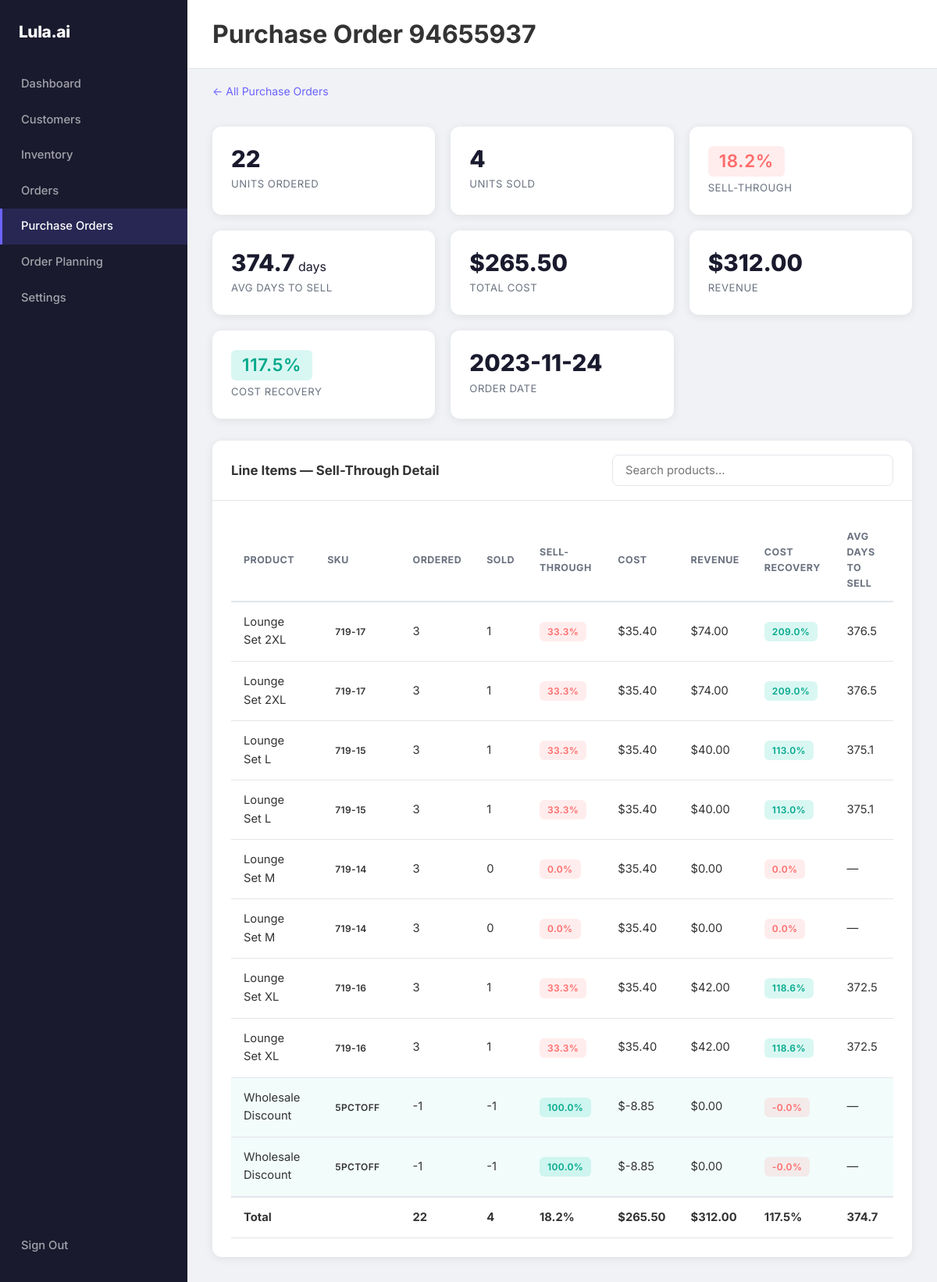
Screenshot of /purchase-orders/94655937 with the database file from the repository.
### tables this page shows
CREATE TABLE PurchaseOrders (
    OrderID TEXT PRIMARY KEY,
    OrderNumber TEXT UNIQUE NOT NULL,
    OrderEmail TEXT NOT NULL,
    OrderDate DATETIME NOT NULL,
    Subtotal REAL NOT NULL,
    Shipping REAL NOT NULL,
    Taxes REAL NOT NULL,
    Total REAL NOT NULL,
    Pieces REAL NOT NULL
);

CREATE TABLE Products (
    ProductID TEXT PRIMARY KEY NOT NULL,
    ProductSKU TEXT UNIQUE NOT NULL,
    ProductName TEXT NOT NULL,
    ProductSize TEXT NOT NULL,
    ProductStyle TEXT NOT NULL,
    UnitPrice REAL NOT NULL,
    InvProductName TEXT NOT NULL,
    ProductCategory TEXT NULL
, SizeNormalized TEXT, SizingFamily TEXT, ProductFamily TEXT);

### app/routes.py (the view)
@app.route("/purchase-orders/<order_number>")
def purchase_order_detail(order_number):
    conn = get_conn()
    po = conn.execute(
        "SELECT * FROM PurchaseOrders WHERE OrderNumber = ?", (order_number,)
    ).fetchone()
    if not po:
        conn.close()
        return "Purchase order not found", 404
    po = dict(po)
    items = [dict(r) for r in conn.execute(
        "WITH " + _MATCHED_SALES_CTE +
        "SELECT "
        "  poi.ProductSKU, poi.ProductName AS POProductName, "
        "  poi.Quantity AS UnitsOrdered, poi.CostPerUnit, poi.TotalCost, "
        "  p.InvProductName, p.UnitPrice AS RetailPrice, "
        "  COUNT(ms.OrderItemID) AS UnitsSold, "
        "  COALESCE(SUM(ms.TotalPrice), 0) AS Revenue, "
        "  CASE WHEN COUNT(ms.OrderItemID) > 0 "
        "       THEN ROUND(AVG(JULIANDAY(ms.PaidDate) - JULIANDAY(po.OrderDate)), 1) "
        "       ELSE NULL END AS AvgDaysToSell "
        "FROM PurchaseOrderItems poi "
        "JOIN PurchaseOrders po ON poi.OrderNumber = po.OrderNumber "
        "LEFT JOIN Products p ON p.ProductSKU = poi.ProductSKU "
        "LEFT JOIN matched_sales ms ON ms.ProductSKU = poi.ProductSKU "
        "  AND ms.PaidDate >= po.OrderDate "
        "WHERE poi.OrderNumber = ? "
        "GROUP BY poi.PurchaseItemID, poi.ProductSKU, poi.ProductName, "
        "         poi.Quantity, poi.CostPerUnit, poi.TotalCost, "
        "         p.InvProductName, p.UnitPrice "
        "ORDER BY poi.ProductName",
        (order_number,)
    ).fetchall()]
    conn.close()
    for item in items:
        units_ordered = item['UnitsOrdered'] or 1
        units_sold = item['UnitsSold'] or 0
        sold_capped = min(units_sold, units_ordered)
        item['UnitsSoldCapped'] = sold_capped
        item['SellThroughPct'] = round(sold_capped / units_ordered * 100, 1)
        cost = float(item['TotalCost'] or 0)
        revenue = float(item['Revenue'] or 0)
        item['TotalCost'] = cost
        item['Revenue'] = revenue
        item['CostRecoveryPct'] = round(revenue / cost * 100, 1) if cost else 0
    total_ordered = sum(i['UnitsOrdered'] or 0 for i in items)
    total_sold = sum(i['UnitsSoldCapped'] for i in items)
    total_cost = sum(i['TotalCost'] for i in items)
    total_revenue = sum(i['Revenue'] for i in items)
    sell_thru_pct = round(total_sold / total_ordered * 100, 1) if total_ordered else 0
    cost_recov_pct = round(total_revenue / total_cost * 100, 1) if total_cost else 0
    days_list = [i['AvgDaysToSell'] for i in items if i['AvgDaysToSell'] is not None]
    avg_days = round(sum(days_list) / len(days_list), 1) if days_list else None
    return render_template(
        'purchase_order_detail.html',
        po=po,
        items=items,
        total_ordered=total_ordered,
        total_sold=total_sold,
        sell_thru_pct=sell_thru_pct,
        total_cost=total_cost,
        total_revenue=total_revenue,
        cost_recov_pct=cost_recov_pct,
        avg_days=avg_days,
    )

### app/db.py (called while the page is built)
def get_conn():
    conn = sqlite3.connect(current_app.config['DB_PATH'])
    conn.row_factory = sqlite3.Row
    return conn

### app/templates/purchase_order_detail.html (shortened to what this page needs)
{% extends "base.html" %}
{% set active_page = 'purchase_orders' %}
{% block page_title %}Purchase Order {{ po.OrderNumber }}{% endblock %}
{% block content %}
<div style="padding: 16px 32px 4px;">
    <a href="/purchase-orders" style="color: var(--primary); text-decoration: none; font-size: 14px;">← All Purchase Orders</a>
</div>
<div class="stats-grid">
    <div class="stat-card">
        <div class="stat-value">{{ total_ordered }}</div>
        <div class="stat-label">Units Ordered</div>
    </div>
    <div class="stat-card">
        <div class="stat-value">{{ total_sold }}</div>
        <div class="stat-label">Units Sold</div>
    </div>
    <div class="stat-card">
        <div class="stat-value">
            <span class="badge {% if sell_thru_pct >= 75 %}badge-high{% elif sell_thru_pct >= 40 %}badge-medium{% else %}badge-low{% endif %}" style="font-size: 1.4rem; padding: 6px 14px;">
                {{ sell_thru_pct }}%
            </span>
        </div>
        <div class="stat-label">Sell-Through</div>
    </div>
    <div class="stat-card">
        <div class="stat-value">{{ avg_days if avg_days is not none else '—' }}{% if avg_days is not none %}<span style="font-size:1rem;font-weight:400;"> days</span>{% endif %}</div>
        <div class="stat-label">Avg Days to Sell</div>
    </div>
    <div class="stat-card">
        <div class="stat-value">${{ "%.2f" | format(total_cost) }}</div>
        <div class="stat-label">Total Cost</div>
    </div>
    <div class="stat-card">
        <div class="stat-value">${{ "%.2f" | format(total_revenue) }}</div>
        <div class="stat-label">Revenue</div>
    </div>
    <div class="stat-card">
        <div class="stat-value">
            <span class="badge {% if cost_recov_pct >= 100 %}badge-high{% elif cost_recov_pct >= 60 %}badge-medium{% else %}badge-low{% endif %}" style="font-size: 1.4rem; padding: 6px 14px;">
                {{ cost_recov_pct }}%
            </span>
        </div>
        <div class="stat-label">Cost Recovery</div>
    </div>
    <div class="stat-card">
        <div class="stat-value">{{ po.OrderDate[:10] if po.OrderDate else '—' }}</div>
        <div class="stat-label">Order Date</div>
    </div>
</div>
<div style="padding: 0 32px 32px;">
    <div class="card">
        <div class="card-header">
            <h3>Line Items — Sell-Through Detail</h3>
            <input type="text" class="search-box" id="itemSearch" placeholder="Search products...">
        </div>
        <div class="card-body">
            {% if items %}
            <table class="data-table" id="itemTable">
                <thead>
                    <tr>
                        <th>Product</th>
                        <th>SKU</th>
                        <th>Ordered</th>
                        <th>Sold</th>
                        <th>Sell-Through</th>
                        <th>Cost</th>
                        <th>Revenue</th>
                        <th>Cost Recovery</th>
                        <th>Avg Days to Sell</th>
                    </tr>
                </thead>
                <tbody>
                    {% for item in items %}
                    <tr {% if item.UnitsSoldCapped >= item.UnitsOrdered %}class="po-has-qty"{% endif %}>
                        <td>{{ item.InvProductName or item.POProductName }}</td>
                        <td><span class="badge">{{ item.ProductSKU }}</span></td>
                        <td>{{ item.UnitsOrdered }}</td>
                        <td>{{ item.UnitsSoldCapped }}</td>
                        <td>
                            <span class="badge {% if item.SellThroughPct >= 75 %}badge-high{% elif item.SellThroughPct >= 40 %}badge-medium{% else %}badge-low{% endif %}">
                                {{ item.SellThroughPct }}%
                            </span>
                        </td>
                        <td>${{ "%.2f" | format(item.TotalCost) }}</td>
                        <td>${{ "%.2f" | format(item.Revenue) }}</td>
                        <td>
                            <span class="badge {% if item.CostRecoveryPct >= 100 %}badge-high{% elif item.CostRecoveryPct >= 60 %}badge-medium{% else %}badge-low{% endif %}">
                                {{ item.CostRecoveryPct }}%
                            </span>
                        </td>
                        <td>{{ item.AvgDaysToSell if item.AvgDaysToSell is not none else '—' }}</td>
                    </tr>
                    {% endfor %}
                </tbody>
                <tfoot>
                    <tr style="font-weight: 700; border-top: 2px solid var(--border);">
                        <td>Total</td>
                        <td></td>
                        <td>{{ total_ordered }}</td>
                        <td>{{ total_sold }}</td>
                        <td>{{ sell_thru_pct }}%</td>
                        <td>${{ "%.2f" | format(total_cost) }}</td>
                        <td>${{ "%.2f" | format(total_revenue) }}</td>
                        <td>{{ cost_recov_pct }}%</td>
                        <td>{{ avg_days if avg_days is not none else '—' }}</td>
                    </tr>
                </tfoot>
            </table>
            {% else %}
            <div class="empty-state">
                <p>No line items found for this purchase order.</p>
            </div>
            {% endif %}
        </div>
    </div>
</div>
{% endblock %}

### app/static/style.css (style rules this page uses)
:root { --primary: #6C63FF; --primary-dark: #5a52d9; --secondary: #00C9A7; --secondary-dark: #00a88c; --accent: #FF6B6B; --dark: #1a1a2e; --card-bg: #ffffff; --page-bg: #f0f2f5; --text: #333; --text-light: #6b7280; --border: #e2e5ea; --shadow-card: 0 2px 12px rgba(0, 0, 0, 0.08); --shadow-elevated: 0 4px 24px rgba(108, 99, 255, 0.15); --radius-card: 12px; --radius-btn: 8px; --radius-badge: 6px; --transition: 0.2s ease; }
*, *::before, *::after { box-sizing: border-box; margin: 0; padding: 0; }
body { font-family: 'Inter', -apple-system, BlinkMacSystemFont, 'Segoe UI', Roboto, sans-serif; color: var(--text); background: var(--page-bg); line-height: 1.6; -webkit-font-smoothing: antialiased; }
a { color: var(--primary); text-decoration: none; transition: color var(--transition); }
.badge { display: inline-block; padding: 3px 10px; font-size: 0.75rem; font-weight: 600; border-radius: var(--radius-badge); text-transform: uppercase; letter-spacing: 0.03em; }
.badge-high { background: rgba(0, 201, 167, 0.15); color: #00a88c; }
.badge-low { background: rgba(255, 107, 107, 0.12); color: var(--accent); }
.card { background: var(--card-bg); border-radius: var(--radius-card); box-shadow: var(--shadow-card); overflow: hidden; }
.card-header { padding: 18px 24px; border-bottom: 1px solid var(--border); font-weight: 700; font-size: 1.05rem; }
.card-body { padding: 24px; }
.app-layout { display: flex; min-height: 100vh; }
.stats-grid { display: grid; grid-template-columns: repeat(auto-fit, minmax(220px, 1fr)); gap: 20px; padding: 28px 32px; }
.stat-card { background: var(--card-bg); border-radius: var(--radius-card); padding: 24px; box-shadow: var(--shadow-card); }
.stat-card .stat-value { font-size: 1.85rem; font-weight: 800; color: var(--dark); line-height: 1.2; }
.stat-card .stat-label { font-size: 0.82rem; color: var(--text-light); text-transform: uppercase; letter-spacing: 0.04em; margin-top: 4px; }
.data-table { width: 100%; border-collapse: collapse; font-size: 0.92rem; }
.data-table th { text-align: left; padding: 12px 16px; font-weight: 700; font-size: 0.78rem; text-transform: uppercase; letter-spacing: 0.04em; color: var(--text-light); border-bottom: 2px solid var(--border); background: transparent; }
.data-table td { padding: 14px 16px; border-bottom: 1px solid var(--border); vertical-align: middle; }
.search-box { padding: 10px 16px; border: 1px solid var(--border); border-radius: var(--radius-btn); font-size: 0.92rem; font-family: inherit; width: 100%; max-width: 360px; transition: border-color var(--transition); background: var(--card-bg); }
.card-header { display: flex; align-items: center; justify-content: space-between; flex-wrap: wrap; gap: 12px; }
.card-header h3 { margin: 0; font-size: 1.05rem; }
.po-has-qty { background: rgba(0, 201, 167, 0.05); }
.data-table tfoot td { padding: 14px 16px; border-top: 2px solid var(--border); }

### rows the page displays
PurchaseOrders: OrderNumber "94655937", OrderDate "2023-11-24"
Products: InvProductName "Lounge Set 2XL", ProductSKU "719-17", UnitsOrdered "3", UnitsSoldCapped "1", SellThroughPct "33.3", TotalCost "35.40", Revenue "74.00", CostRecoveryPct "209.0", AvgDaysToSell "376.5"
Products: InvProductName "Lounge Set L", ProductSKU "719-15", UnitsOrdered "3", UnitsSoldCapped "1", SellThroughPct "33.3", TotalCost "35.40", Revenue "40.00", CostRecoveryPct "113.0", AvgDaysToSell "375.1"
Products: InvProductName "Lounge Set M", ProductSKU "719-14", UnitsOrdered "3", UnitsSoldCapped "0", SellThroughPct "0.0", TotalCost "35.40", Revenue "0.00", CostRecoveryPct "0.0", AvgDaysToSell "—"
Products: InvProductName "Lounge Set XL", ProductSKU "719-16", UnitsOrdered "3", UnitsSoldCapped "1", SellThroughPct "33.3", TotalCost "35.40", Revenue "42.00", CostRecoveryPct "118.6", AvgDaysToSell "372.5"
Products: InvProductName "Wholesale Discount", ProductSKU "5PCTOFF", UnitsOrdered "-1", UnitsSoldCapped "-1", SellThroughPct "100.0", TotalCost "-8.85", Revenue "0.00", CostRecoveryPct "-0.0", AvgDaysToSell "—"

### other values shown
{{ total_ordered }} "22"
{{ total_sold }} "4"
{{ sell_thru_pct }} "18.2"
{{ avg_days if avg_days is not none else '—' }} "374.7"
{{ "%.2f" | format(total_cost) }} "265.50"
{{ "%.2f" | format(total_revenue) }} "312.00"
{{ cost_recov_pct }} "117.5"
